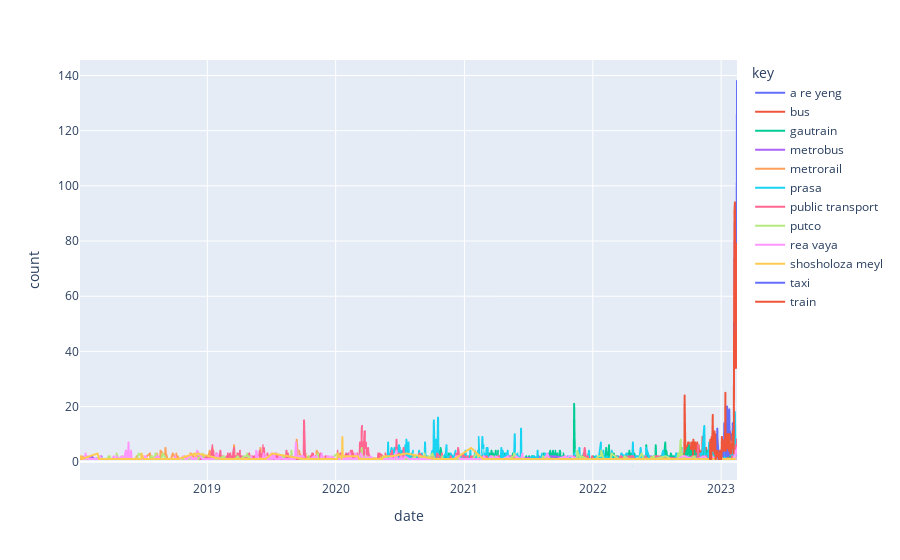

Notebook code cell kept with this figure:
### Code cell
# plot the number of tweets per day
import plotly.express as px

# count of tweets per day
df['date'] = pd.to_datetime(df['Datetime']).dt.date

# create a new dataframe with the count of tweets per day
df_count = df.groupby(['key','date']).size().reset_index(name='count')
fig = px.line(df_count, x="date", y="count", color='key')
fig.show()

### Figure 1 — Plotly figure (JSON) as saved in the notebook; plotly's stock layout.template omitted (floating-point values rounded to 4 significant figures; data arrays with more than 128 entries replaced by an {"elided": "..."} marker saying what was removed)
{"data": [{"hovertemplate": "key=a re yeng<br>date=%{x}<br>count=%{y}<extra></extra>", "legendgroup": "a re yeng", "line": {"color": "#636efa", "dash": "solid"}, "marker": {"symbol": "circle"}, "mode": "lines", "name": "a re yeng", "showlegend": true, "type": "scattergl", "x": ["2018-02-11", "2018-03-02", "2018-03-07", "2018-04-18", "2018-04-22", "2018-05-21", "2018-07-24", "2018-10-01", "2018-10-11", "2019-01-18", "2019-04-01", "2019-04-26", "2019-06-24", "2019-07-12", "2019-08-13", "2019-08-28", "2019-09-01", "2019-09-27", "2019-10-11", "2019-10-16", "2019-11-25", "2019-12-01", "2019-12-09", "2019-12-14", "2019-12-24", "2020-01-02", "2020-01-10", "2020-01-24", "2020-02-04", "2020-02-06", "2020-02-13", "2020-02-15", "2020-03-04", "2020-03-05", "2020-03-13", "2020-03-23", "2020-04-10", "2020-04-30", "2020-06-09", "2020-06-26", "2020-08-17", "2020-10-05", "2020-10-17", "2020-11-04", "2021-01-19", "2021-02-09", "2021-02-16", "2021-02-21", "2021-05-23", "2021-05-29", "2021-06-15", "2021-06-16", "2021-06-21", "2021-07-09", "2021-09-24", "2021-09-30", "2021-10-04", "2021-10-15", "2021-10-24", "2021-11-01", "2021-11-17", "2022-01-05", "2022-03-20", "2022-04-12", "2022-04-20", "2022-05-14", "2022-06-09", "2022-08-01", "2022-08-08", "2022-09-24", "2022-09-28", "2022-10-09", "2022-10-22", "2022-10-26", "2022-10-28", "2022-12-01", "2022-12-06", "2022-12-14", "2022-12-30", "2023-01-04", "2023-01-12", "2023-01-24", "2023-01-28", "2023-01-29", "2023-02-02", "2023-02-09", "2023-02-14", "2023-02-15"], "xaxis": "x", "y": [1, 1, 1, 1, 1, 1, 1, 1, 1, 1, 1, 1, 1, 1, 1, 1, 1, 1, 1, 1, 1, 1, 1, 1, 1, 1, 1, 1, 1, 3, 1, 1, 1, 1, 1, 1, 1, 1, 1, 2, 1, 1, 1, 1, 1, 1, 1, 1, 1, 1, 1, 1, 1, 1, 1, 1, 1, 1, 1, 1, 1, 1, 1, 1, 1, 1, 2, 1, 1, 1, 1, 1, 1, 1, 1, 1, 1, 1, 1, 1, 1, 1, 1, 1, 1, 1, 1, 1], "yaxis": "y"}, {"hovertemplate": "key=bus<br>date=%{x}<br>count=%{y}<extra></extra>", "legendgroup": "bus", "line": {"color": "#EF553B", "dash": "solid"}, "marker": {"symbol": "circle"}, "mode": "lines", "name": "bus", "showlegend": true, "type": "scattergl", "x": {"elided": "136 str values"}, "xaxis": "x", "y": {"elided": "136 int values"}, "yaxis": "y"}, {"hovertemplate": "key=gautrain<br>date=%{x}<br>count=%{y}<extra></extra>", "legendgroup": "gautrain", "line": {"color": "#00cc96", "dash": "solid"}, "marker": {"symbol": "circle"}, "mode": "lines", "name": "gautrain", "showlegend": true, "type": "scattergl", "x": {"elided": "521 str values"}, "xaxis": "x", "y": {"elided": "521 int values"}, "yaxis": "y"}, {"hovertemplate": "key=metrobus<br>date=%{x}<br>count=%{y}<extra></extra>", "legendgroup": "metrobus", "line": {"color": "#ab63fa", "dash": "solid"}, "marker": {"symbol": "circle"}, "mode": "lines", "name": "metrobus", "showlegend": true, "type": "scattergl", "x": ["2018-02-01", "2018-02-06", "2018-02-14", "2018-02-16", "2018-03-06", "2018-03-08", "2018-03-20", "2018-04-17", "2018-05-03", "2018-05-15", "2018-05-16", "2018-05-21", "2018-05-22", "2018-05-23", "2018-06-04", "2018-06-06", "2018-06-20", "2018-06-28", "2018-08-06", "2018-09-14", "2018-10-15", "2018-10-26", "2018-11-20", "2018-11-29", "2018-12-03", "2019-01-16", "2019-01-24", "2019-01-29", "2019-01-30", "2019-01-31", "2019-02-02", "2019-02-21", "2019-04-05", "2019-04-29", "2019-05-20", "2019-06-07", "2019-07-18", "2019-09-20", "2019-09-21", "2019-11-13", "2020-01-23", "2020-02-04", "2020-02-12", "2020-02-19", "2020-06-08", "2020-06-09", "2020-06-12", "2020-12-11", "2020-12-12", "2021-02-19", "2021-04-13", "2021-05-10", "2021-05-19", "2021-09-09", "2021-09-10", "2021-09-14", "2021-10-23", "2022-01-20", "2022-02-02", "2022-05-02", "2022-05-12", "2022-06-07", "2022-07-13", "2022-10-19", "2022-10-29", "2022-10-30", "2022-10-31", "2022-11-10", "2022-11-21", "2022-12-01", "2022-12-15", "2023-02-04", "2023-02-07", "2023-02-08", "2023-02-09", "2023-02-11", "2023-02-13", "2023-02-14"], "xaxis": "x", "y": [1, 2, 1, 1, 2, 1, 1, 1, 1, 1, 3, 1, 1, 1, 1, 1, 1, 1, 1, 1, 1, 1, 1, 1, 2, 1, 1, 1, 2, 1, 1, 1, 1, 1, 1, 1, 1, 2, 1, 1, 1, 1, 1, 1, 1, 1, 1, 1, 1, 1, 1, 2, 1, 2, 1, 2, 1, 1, 1, 1, 1, 1, 1, 1, 1, 1, 1, 1, 2, 1, 1, 3, 2, 3, 2, 3, 1, 3], "yaxis": "y"}, {"hovertemplate": "key=metrorail<br>date=%{x}<br>count=%{y}<extra></extra>", "legendgroup": "metrorail", "line": {"color": "#FFA15A", "dash": "solid"}, "marker": {"symbol": "circle"}, "mode": "lines", "name": "metrorail", "showlegend": true, "type": "scattergl", "x": {"elided": "250 str values"}, "xaxis": "x", "y": {"elided": "250 int values"}, "yaxis": "y"}, {"hovertemplate": "key=prasa<br>date=%{x}<br>count=%{y}<extra></extra>", "legendgroup": "prasa", "line": {"color": "#19d3f3", "dash": "solid"}, "marker": {"symbol": "circle"}, "mode": "lines", "name": "prasa", "showlegend": true, "type": "scattergl", "x": {"elided": "470 str values"}, "xaxis": "x", "y": {"elided": "470 int values"}, "yaxis": "y"}, {"hovertemplate": "key=public transport<br>date=%{x}<br>count=%{y}<extra></extra>", "legendgroup": "public transport", "line": {"color": "#FF6692", "dash": "solid"}, "marker": {"symbol": "circle"}, "mode": "lines", "name": "public transport", "showlegend": true, "type": "scattergl", "x": {"elided": "601 str values"}, "xaxis": "x", "y": {"elided": "601 int values"}, "yaxis": "y"}, {"hovertemplate": "key=putco<br>date=%{x}<br>count=%{y}<extra></extra>", "legendgroup": "putco", "line": {"color": "#B6E880", "dash": "solid"}, "marker": {"symbol": "circle"}, "mode": "lines", "name": "putco", "showlegend": true, "type": "scattergl", "x": {"elided": "346 str values"}, "xaxis": "x", "y": {"elided": "346 int values"}, "yaxis": "y"}, {"hovertemplate": "key=rea vaya<br>date=%{x}<br>count=%{y}<extra></extra>", "legendgroup": "rea vaya", "line": {"color": "#FF97FF", "dash": "solid"}, "marker": {"symbol": "circle"}, "mode": "lines", "name": "rea vaya", "showlegend": true, "type": "scattergl", "x": {"elided": "402 str values"}, "xaxis": "x", "y": {"elided": "402 int values"}, "yaxis": "y"}, {"hovertemplate": "key=shosholoza meyl<br>date=%{x}<br>count=%{y}<extra></extra>", "legendgroup": "shosholoza meyl", "line": {"color": "#FECB52", "dash": "solid"}, "marker": {"symbol": "circle"}, "mode": "lines", "name": "shosholoza meyl", "showlegend": true, "type": "scattergl", "x": ["2018-01-04", "2018-01-05", "2018-01-09", "2018-02-23", "2018-02-27", "2018-03-28", "2018-04-25", "2018-06-06", "2018-06-27", "2018-06-28", "2018-07-04", "2018-07-26", "2018-08-03", "2018-08-08", "2018-08-15", "2018-08-16", "2018-08-29", "2018-09-02", "2018-09-05", "2018-09-13", "2018-09-28", "2018-10-11", "2018-11-27", "2018-11-29", "2018-12-04", "2019-02-09", "2019-03-11", "2019-03-27", "2019-06-15", "2019-07-05", "2019-10-02", "2019-11-05", "2019-11-27", "2019-12-06", "2019-12-17", "2020-01-05", "2020-01-07", "2020-01-19", "2020-01-20", "2020-01-21", "2020-03-04", "2020-03-08", "2020-05-12", "2020-05-18", "2020-06-08", "2020-07-20", "2020-07-21", "2020-10-07", "2020-12-02", "2020-12-04", "2021-01-20", "2021-02-23", "2021-04-01", "2021-06-15", "2021-09-07", "2021-10-08", "2022-01-09", "2022-04-26", "2022-10-24", "2023-01-03", "2023-02-08"], "xaxis": "x", "y": [2, 2, 1, 3, 1, 1, 1, 1, 1, 3, 1, 1, 1, 1, 1, 1, 1, 1, 1, 1, 1, 1, 3, 2, 3, 1, 1, 1, 1, 3, 1, 1, 1, 1, 1, 1, 3, 1, 9, 2, 2, 1, 1, 2, 2, 3, 3, 1, 1, 1, 5, 1, 1, 1, 1, 1, 1, 1, 1, 1, 1], "yaxis": "y"}, {"hovertemplate": "key=taxi<br>date=%{x}<br>count=%{y}<extra></extra>", "legendgroup": "taxi", "line": {"color": "#636efa", "dash": "solid"}, "marker": {"symbol": "circle"}, "mode": "lines", "name": "taxi", "showlegend": true, "type": "scattergl", "x": ["2022-12-20", "2022-12-21", "2022-12-22", "2022-12-23", "2022-12-24", "2022-12-26", "2022-12-27", "2022-12-28", "2022-12-29", "2022-12-30", "2022-12-31", "2023-01-01", "2023-01-02", "2023-01-03", "2023-01-04", "2023-01-05", "2023-01-06", "2023-01-07", "2023-01-08", "2023-01-09", "2023-01-10", "2023-01-11", "2023-01-12", "2023-01-13", "2023-01-14", "2023-01-15", "2023-01-16", "2023-01-17", "2023-01-18", "2023-01-19", "2023-01-20", "2023-01-21", "2023-01-22", "2023-01-23", "2023-01-24", "2023-01-25", "2023-01-26", "2023-01-27", "2023-01-28", "2023-01-29", "2023-01-30", "2023-01-31", "2023-02-01", "2023-02-02", "2023-02-03", "2023-02-05", "2023-02-06", "2023-02-07", "2023-02-08", "2023-02-09", "2023-02-10", "2023-02-11", "2023-02-12", "2023-02-13", "2023-02-14", "2023-02-15"], "xaxis": "x", "y": [3, 12, 5, 6, 1, 1, 1, 2, 1, 2, 4, 2, 2, 7, 7, 4, 7, 2, 2, 6, 14, 8, 7, 11, 7, 2, 8, 13, 20, 9, 9, 2, 3, 7, 19, 9, 11, 10, 8, 8, 8, 9, 10, 6, 14, 7, 10, 74, 91, 76, 61, 64, 48, 53, 70, 138], "yaxis": "y"}, {"hovertemplate": "key=train<br>date=%{x}<br>count=%{y}<extra></extra>", "legendgroup": "train", "line": {"color": "#EF553B", "dash": "solid"}, "marker": {"symbol": "circle"}, "mode": "lines", "name": "train", "showlegend": true, "type": "scattergl", "x": ["2022-11-30", "2022-12-01", "2022-12-02", "2022-12-03", "2022-12-04", "2022-12-05", "2022-12-06", "2022-12-07", "2022-12-08", "2022-12-09", "2022-12-10", "2022-12-11", "2022-12-12", "2022-12-13", "2022-12-14", "2022-12-15", "2022-12-16", "2022-12-17", "2022-12-18", "2022-12-21", "2022-12-22", "2022-12-23", "2022-12-24", "2022-12-26", "2022-12-27", "2022-12-28", "2022-12-29", "2022-12-30", "2022-12-31", "2023-01-01", "2023-01-02", "2023-01-03", "2023-01-04", "2023-01-05", "2023-01-06", "2023-01-08", "2023-01-09", "2023-01-10", "2023-01-11", "2023-01-12", "2023-01-13", "2023-01-14", "2023-01-15", "2023-01-16", "2023-01-17", "2023-01-18", "2023-01-19", "2023-01-20", "2023-01-21", "2023-01-22", "2023-01-23", "2023-01-24", "2023-01-25", "2023-01-26", "2023-01-27", "2023-01-28", "2023-01-29", "2023-01-30", "2023-01-31", "2023-02-01", "2023-02-02", "2023-02-03", "2023-02-04", "2023-02-05", "2023-02-06", "2023-02-07", "2023-02-08", "2023-02-09", "2023-02-10", "2023-02-11", "2023-02-12", "2023-02-13", "2023-02-14", "2023-02-15"], "xaxis": "x", "y": [1, 8, 3, 4, 1, 9, 4, 9, 17, 4, 7, 5, 9, 3, 3, 10, 1, 1, 2, 4, 4, 2, 3, 1, 3, 2, 1, 2, 4, 1, 2, 9, 7, 4, 4, 4, 5, 8, 4, 6, 25, 4, 5, 7, 5, 10, 7, 5, 10, 6, 4, 9, 10, 6, 3, 3, 3, 6, 5, 7, 8, 11, 9, 3, 14, 64, 91, 94, 74, 61, 61, 45, 66, 79], "yaxis": "y"}], "layout": {"legend": {"title": {"text": "key"}, "tracegroupgap": 0}, "margin": {"t": 60}, "xaxis": {"anchor": "y", "domain": [0, 1], "title": {"text": "date"}}, "yaxis": {"anchor": "x", "domain": [0, 1], "title": {"text": "count"}}}}
